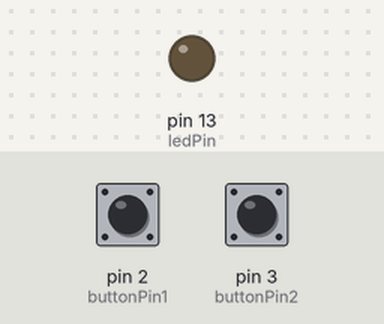
Recording of a sketch running on a simulated Arduino Uno, built with avr-gcc and run on an emulated ATmega328P. Parts: output pins drawn as LEDs (lit = HIGH). The test bench sets the inputs (shaded band); at power-on: pin 2 (buttonPin1) LOW, pin 3 (buttonPin2) LOW.

Above: at 1.2 s.
1.3 s: pin 2 (buttonPin1) pulled HIGH for 0.15 s
At 1.37 s:
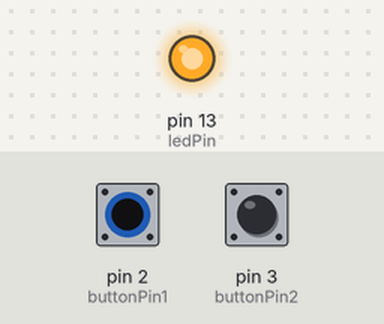
2.9 s: pin 2 (buttonPin1) pulled HIGH for 3.2 s
At 6.4 s:
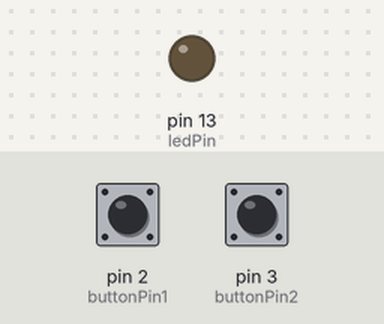
7.6 s: pin 3 (buttonPin2) pulled HIGH for 3.2 s
At 8.7 s:
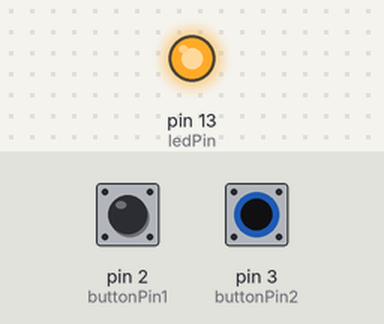
Timing chart, 0 to 12.3 s (numbered marks = the images above; inputs shaded):
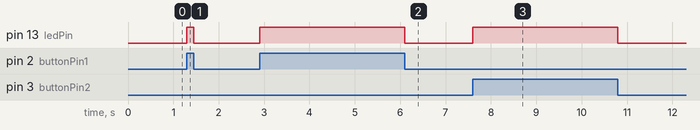

The sketch:

two_buttons_LED.ino
```cpp
const int buttonPin1 = 2;     // the number of the first pushbutton pin
const int buttonPin2 = 3;     // the number of the second pushbutton pin
const int ledPin =  13;      // the number of the LED pin

// variables will change:
int buttonState1 = 0;         // variable for reading the first pushbutton status
int buttonState2 = 0;         // variable for reading the second pushbutton status

void setup() {
  // initialize the LED pin as an output:
  pinMode(ledPin, OUTPUT);
  // initialize the first pushbutton pin as an input:
  pinMode(buttonPin1, INPUT);
  // initialize the second pushbutton pin as an input:
  pinMode(buttonPin2, INPUT);
}

void loop() {
  // read the state of the pushbutton value:
  buttonState1 = digitalRead(buttonPin1);
  buttonState2 = digitalRead(buttonPin2);

  // check if the pushbutton is pressed. If it is, the buttonState is HIGH:
  if (buttonState1 == HIGH || buttonState2 == HIGH) {
    // turn LED on:
    digitalWrite(ledPin, HIGH);
  } else {
    // turn LED off:
    digitalWrite(ledPin, LOW);
  }
}
```

Fibonacci.c
```cpp
#include <stdio.h>

int main(void) {
  int x = 0;
  int y = 1;
  int n;
  int c = 2;
  printf("%i", x);
  printf("%i", y);
  while (c <= 6){
    n = x + y;
    x = y;
    y = n;
    printf("%i", y);
    c += 1;
  }
}
```

Measured:
- after the input at 1.3 s, pin 13 (ledPin): LOW → HIGH at once, → LOW 0.15 s later
- after the input at 2.9 s, pin 13 (ledPin): LOW → HIGH at once, → LOW 3.2 s later
- after the input at 7.6 s, pin 13 (ledPin): LOW → HIGH at once, → LOW 3.2 s later
